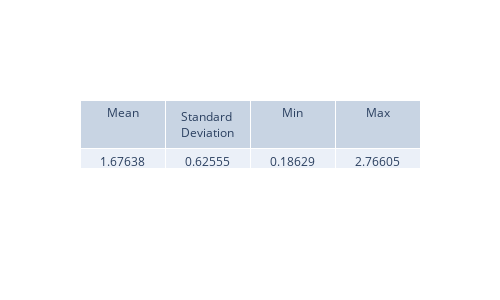

Notebook cell for this chart:
### Code cell
diff_integrals = np.sqrt(psi_sq_diff).mean(axis=0) * (x_max - x_min)
view_metrics(diff_integrals)

plt.figure(figsize=(8,5), dpi=200)
plt.plot(t_values, diff_integrals, '-')
plt.xlabel('Time (ps)')
plt.ylabel('Integral of absolute error of psi^2(x, t)')
plt.title('Integral of sqrt(abs(abs(psi^2)))')
plt.grid(True)
plt.show()

### Figure 1 — Plotly figure (JSON) as saved in the notebook; plotly's stock layout.template omitted (floating-point values rounded to 4 significant figures)
{"data": [{"cells": {"values": [["1.67638"], ["0.62555"], ["0.18629"], ["2.76605"]]}, "header": {"values": ["Mean", "Standard Deviation", "Min", "Max"]}, "type": "table"}], "layout": {"height": 300, "width": 500}}
